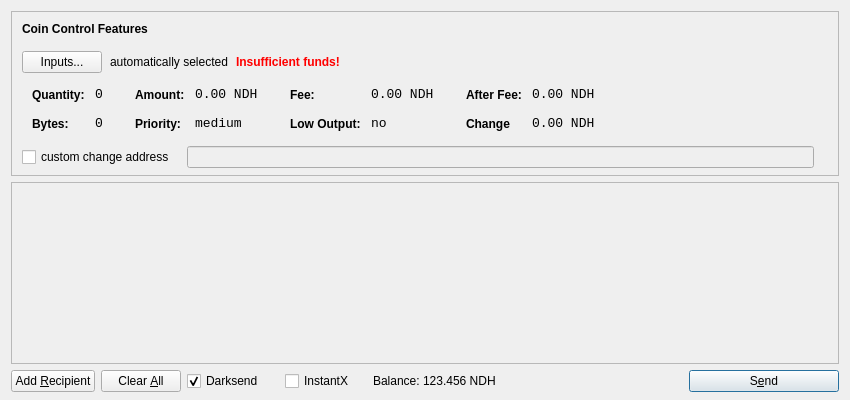
<?xml version="1.0" encoding="UTF-8"?>
<ui version="4.0">
 <class>SendCoinsDialog</class>
 <widget class="QDialog" name="SendCoinsDialog">
  <property name="geometry">
   <rect>
    <x>0</x>
    <y>0</y>
    <width>850</width>
    <height>400</height>
   </rect>
  </property>
  <property name="windowTitle">
   <string>Send Coins</string>
  </property>
  <layout class="QVBoxLayout" name="verticalLayout" stretch="0,1,0">
   <property name="bottomMargin">
    <number>8</number>
   </property>
   <item>
    <widget class="QFrame" name="frameCoinControl">
     <property name="sizePolicy">
      <sizepolicy hsizetype="Expanding" vsizetype="Expanding">
       <horstretch>0</horstretch>
       <verstretch>0</verstretch>
      </sizepolicy>
     </property>
     <property name="maximumSize">
      <size>
       <width>16777215</width>
       <height>16777215</height>
      </size>
     </property>
     <property name="frameShape">
      <enum>QFrame::StyledPanel</enum>
     </property>
     <property name="frameShadow">
      <enum>QFrame::Sunken</enum>
     </property>
     <layout class="QVBoxLayout" name="verticalLayoutCoinControl2">
      <property name="spacing">
       <number>-1</number>
      </property>
      <property name="leftMargin">
       <number>0</number>
      </property>
      <property name="topMargin">
       <number>0</number>
      </property>
      <property name="rightMargin">
       <number>0</number>
      </property>
      <property name="bottomMargin">
       <number>6</number>
      </property>
      <item>
       <layout class="QVBoxLayout" name="verticalLayoutCoinControl" stretch="0,0,0,0,1">
        <property name="spacing">
         <number>0</number>
        </property>
        <property name="leftMargin">
         <number>10</number>
        </property>
        <property name="topMargin">
         <number>10</number>
        </property>
        <item>
         <layout class="QHBoxLayout" name="horizontalLayoutCoinControl1">
          <property name="bottomMargin">
           <number>15</number>
          </property>
          <item>
           <widget class="QLabel" name="labelCoinControlFeatures">
            <property name="sizePolicy">
             <sizepolicy hsizetype="Preferred" vsizetype="Maximum">
              <horstretch>0</horstretch>
              <verstretch>0</verstretch>
             </sizepolicy>
            </property>
            <property name="font">
             <font>
              <weight>75</weight>
              <bold>true</bold>
             </font>
            </property>
            <property name="styleSheet">
             <string notr="true">font-weight:bold;</string>
            </property>
            <property name="text">
             <string>Coin Control Features</string>
            </property>
           </widget>
          </item>
         </layout>
        </item>
        <item>
         <layout class="QHBoxLayout" name="horizontalLayoutCoinControl2" stretch="0,0,0,0">
          <property name="spacing">
           <number>8</number>
          </property>
          <property name="bottomMargin">
           <number>10</number>
          </property>
          <item>
           <widget class="QPushButton" name="pushButtonCoinControl">
            <property name="styleSheet">
             <string notr="true"/>
            </property>
            <property name="text">
             <string>Inputs...</string>
            </property>
           </widget>
          </item>
          <item>
           <widget class="QLabel" name="labelCoinControlAutomaticallySelected">
            <property name="text">
             <string>automatically selected</string>
            </property>
            <property name="margin">
             <number>5</number>
            </property>
           </widget>
          </item>
          <item>
           <widget class="QLabel" name="labelCoinControlInsuffFunds">
            <property name="font">
             <font>
              <weight>75</weight>
              <bold>true</bold>
             </font>
            </property>
            <property name="styleSheet">
             <string notr="true">color:red;font-weight:bold;</string>
            </property>
            <property name="text">
             <string>Insufficient funds!</string>
            </property>
            <property name="margin">
             <number>5</number>
            </property>
           </widget>
          </item>
          <item>
           <spacer name="horizontalSpacerCoinControl">
            <property name="orientation">
             <enum>Qt::Horizontal</enum>
            </property>
            <property name="sizeHint" stdset="0">
             <size>
              <width>40</width>
              <height>1</height>
             </size>
            </property>
           </spacer>
          </item>
         </layout>
        </item>
        <item>
         <widget class="QWidget" name="widgetCoinControl" native="true">
          <property name="sizePolicy">
           <sizepolicy hsizetype="Preferred" vsizetype="Preferred">
            <horstretch>0</horstretch>
            <verstretch>0</verstretch>
           </sizepolicy>
          </property>
          <property name="minimumSize">
           <size>
            <width>0</width>
            <height>0</height>
           </size>
          </property>
          <property name="styleSheet">
           <string notr="true"/>
          </property>
          <layout class="QHBoxLayout" name="horizontalLayoutCoinControl5">
           <property name="margin">
            <number>0</number>
           </property>
           <item>
            <layout class="QHBoxLayout" name="horizontalLayoutCoinControl3" stretch="0,0,0,1">
             <property name="spacing">
              <number>20</number>
             </property>
             <property name="topMargin">
              <number>0</number>
             </property>
             <property name="bottomMargin">
              <number>10</number>
             </property>
             <item>
              <layout class="QFormLayout" name="formLayoutCoinControl1">
               <property name="horizontalSpacing">
                <number>10</number>
               </property>
               <property name="verticalSpacing">
                <number>14</number>
               </property>
               <property name="leftMargin">
                <number>10</number>
               </property>
               <property name="topMargin">
                <number>4</number>
               </property>
               <property name="rightMargin">
                <number>6</number>
               </property>
               <item row="0" column="0">
                <widget class="QLabel" name="labelCoinControlQuantityText">
                 <property name="styleSheet">
                  <string notr="true">font-weight:bold;</string>
                 </property>
                 <property name="text">
                  <string>Quantity:</string>
                 </property>
                 <property name="margin">
                  <number>0</number>
                 </property>
                </widget>
               </item>
               <item row="0" column="1">
                <widget class="QLabel" name="labelCoinControlQuantity">
                 <property name="font">
                  <font>
                   <family>Monospace</family>
                   <pointsize>10</pointsize>
                  </font>
                 </property>
                 <property name="cursor">
                  <cursorShape>IBeamCursor</cursorShape>
                 </property>
                 <property name="contextMenuPolicy">
                  <enum>Qt::ActionsContextMenu</enum>
                 </property>
                 <property name="text">
                  <string>0</string>
                 </property>
                 <property name="margin">
                  <number>0</number>
                 </property>
                 <property name="textInteractionFlags">
                  <set>Qt::LinksAccessibleByMouse|Qt::TextSelectableByKeyboard|Qt::TextSelectableByMouse</set>
                 </property>
                </widget>
               </item>
               <item row="1" column="0">
                <widget class="QLabel" name="labelCoinControlBytesText">
                 <property name="styleSheet">
                  <string notr="true">font-weight:bold;</string>
                 </property>
                 <property name="text">
                  <string>Bytes:</string>
                 </property>
                </widget>
               </item>
               <item row="1" column="1">
                <widget class="QLabel" name="labelCoinControlBytes">
                 <property name="font">
                  <font>
                   <family>Monospace</family>
                   <pointsize>10</pointsize>
                  </font>
                 </property>
                 <property name="cursor">
                  <cursorShape>IBeamCursor</cursorShape>
                 </property>
                 <property name="contextMenuPolicy">
                  <enum>Qt::ActionsContextMenu</enum>
                 </property>
                 <property name="text">
                  <string>0</string>
                 </property>
                 <property name="textInteractionFlags">
                  <set>Qt::LinksAccessibleByMouse|Qt::TextSelectableByKeyboard|Qt::TextSelectableByMouse</set>
                 </property>
                </widget>
               </item>
              </layout>
             </item>
             <item>
              <layout class="QFormLayout" name="formLayoutCoinControl2">
               <property name="horizontalSpacing">
                <number>10</number>
               </property>
               <property name="verticalSpacing">
                <number>14</number>
               </property>
               <property name="leftMargin">
                <number>6</number>
               </property>
               <property name="topMargin">
                <number>4</number>
               </property>
               <property name="rightMargin">
                <number>6</number>
               </property>
               <item row="0" column="0">
                <widget class="QLabel" name="labelCoinControlAmountText">
                 <property name="styleSheet">
                  <string notr="true">font-weight:bold;</string>
                 </property>
                 <property name="text">
                  <string>Amount:</string>
                 </property>
                 <property name="margin">
                  <number>0</number>
                 </property>
                </widget>
               </item>
               <item row="0" column="1">
                <widget class="QLabel" name="labelCoinControlAmount">
                 <property name="font">
                  <font>
                   <family>Monospace</family>
                   <pointsize>10</pointsize>
                  </font>
                 </property>
                 <property name="cursor">
                  <cursorShape>IBeamCursor</cursorShape>
                 </property>
                 <property name="contextMenuPolicy">
                  <enum>Qt::ActionsContextMenu</enum>
                 </property>
                 <property name="text">
                  <string>0.00 NDH</string>
                 </property>
                 <property name="textInteractionFlags">
                  <set>Qt::LinksAccessibleByMouse|Qt::TextSelectableByKeyboard|Qt::TextSelectableByMouse</set>
                 </property>
                </widget>
               </item>
               <item row="1" column="0">
                <widget class="QLabel" name="labelCoinControlPriorityText">
                 <property name="styleSheet">
                  <string notr="true">font-weight:bold;</string>
                 </property>
                 <property name="text">
                  <string>Priority:</string>
                 </property>
                </widget>
               </item>
               <item row="1" column="1">
                <widget class="QLabel" name="labelCoinControlPriority">
                 <property name="font">
                  <font>
                   <family>Monospace</family>
                   <pointsize>10</pointsize>
                  </font>
                 </property>
                 <property name="cursor">
                  <cursorShape>IBeamCursor</cursorShape>
                 </property>
                 <property name="contextMenuPolicy">
                  <enum>Qt::ActionsContextMenu</enum>
                 </property>
                 <property name="text">
                  <string>medium</string>
                 </property>
                 <property name="textInteractionFlags">
                  <set>Qt::LinksAccessibleByMouse|Qt::TextSelectableByKeyboard|Qt::TextSelectableByMouse</set>
                 </property>
                </widget>
               </item>
              </layout>
             </item>
             <item>
              <layout class="QFormLayout" name="formLayoutCoinControl3">
               <property name="horizontalSpacing">
                <number>10</number>
               </property>
               <property name="verticalSpacing">
                <number>14</number>
               </property>
               <property name="leftMargin">
                <number>6</number>
               </property>
               <property name="topMargin">
                <number>4</number>
               </property>
               <property name="rightMargin">
                <number>6</number>
               </property>
               <item row="0" column="0">
                <widget class="QLabel" name="labelCoinControlFeeText">
                 <property name="styleSheet">
                  <string notr="true">font-weight:bold;</string>
                 </property>
                 <property name="text">
                  <string>Fee:</string>
                 </property>
                 <property name="margin">
                  <number>0</number>
                 </property>
                </widget>
               </item>
               <item row="0" column="1">
                <widget class="QLabel" name="labelCoinControlFee">
                 <property name="font">
                  <font>
                   <family>Monospace</family>
                   <pointsize>10</pointsize>
                  </font>
                 </property>
                 <property name="cursor">
                  <cursorShape>IBeamCursor</cursorShape>
                 </property>
                 <property name="contextMenuPolicy">
                  <enum>Qt::ActionsContextMenu</enum>
                 </property>
                 <property name="text">
                  <string>0.00 NDH</string>
                 </property>
                 <property name="textInteractionFlags">
                  <set>Qt::LinksAccessibleByMouse|Qt::TextSelectableByKeyboard|Qt::TextSelectableByMouse</set>
                 </property>
                </widget>
               </item>
               <item row="1" column="0">
                <widget class="QLabel" name="labelCoinControlLowOutputText">
                 <property name="styleSheet">
                  <string notr="true">font-weight:bold;</string>
                 </property>
                 <property name="text">
                  <string>Low Output:</string>
                 </property>
                </widget>
               </item>
               <item row="1" column="1">
                <widget class="QLabel" name="labelCoinControlLowOutput">
                 <property name="font">
                  <font>
                   <family>Monospace</family>
                   <pointsize>10</pointsize>
                  </font>
                 </property>
                 <property name="cursor">
                  <cursorShape>IBeamCursor</cursorShape>
                 </property>
                 <property name="contextMenuPolicy">
                  <enum>Qt::ActionsContextMenu</enum>
                 </property>
                 <property name="text">
                  <string>no</string>
                 </property>
                 <property name="textInteractionFlags">
                  <set>Qt::LinksAccessibleByMouse|Qt::TextSelectableByKeyboard|Qt::TextSelectableByMouse</set>
                 </property>
                </widget>
               </item>
              </layout>
             </item>
             <item>
              <layout class="QFormLayout" name="formLayoutCoinControl4">
               <property name="horizontalSpacing">
                <number>10</number>
               </property>
               <property name="verticalSpacing">
                <number>14</number>
               </property>
               <property name="leftMargin">
                <number>6</number>
               </property>
               <property name="topMargin">
                <number>4</number>
               </property>
               <property name="rightMargin">
                <number>6</number>
               </property>
               <item row="0" column="0">
                <widget class="QLabel" name="labelCoinControlAfterFeeText">
                 <property name="styleSheet">
                  <string notr="true">font-weight:bold;</string>
                 </property>
                 <property name="text">
                  <string>After Fee:</string>
                 </property>
                 <property name="margin">
                  <number>0</number>
                 </property>
                </widget>
               </item>
               <item row="0" column="1">
                <widget class="QLabel" name="labelCoinControlAfterFee">
                 <property name="font">
                  <font>
                   <family>Monospace</family>
                   <pointsize>10</pointsize>
                  </font>
                 </property>
                 <property name="cursor">
                  <cursorShape>IBeamCursor</cursorShape>
                 </property>
                 <property name="contextMenuPolicy">
                  <enum>Qt::ActionsContextMenu</enum>
                 </property>
                 <property name="text">
                  <string>0.00 NDH</string>
                 </property>
                 <property name="textInteractionFlags">
                  <set>Qt::LinksAccessibleByMouse|Qt::TextSelectableByKeyboard|Qt::TextSelectableByMouse</set>
                 </property>
                </widget>
               </item>
               <item row="1" column="0">
                <widget class="QLabel" name="labelCoinControlChangeText">
                 <property name="styleSheet">
                  <string notr="true">font-weight:bold;</string>
                 </property>
                 <property name="text">
                  <string>Change</string>
                 </property>
                </widget>
               </item>
               <item row="1" column="1">
                <widget class="QLabel" name="labelCoinControlChange">
                 <property name="font">
                  <font>
                   <family>Monospace</family>
                   <pointsize>10</pointsize>
                  </font>
                 </property>
                 <property name="cursor">
                  <cursorShape>IBeamCursor</cursorShape>
                 </property>
                 <property name="contextMenuPolicy">
                  <enum>Qt::ActionsContextMenu</enum>
                 </property>
                 <property name="text">
                  <string>0.00 NDH</string>
                 </property>
                 <property name="textInteractionFlags">
                  <set>Qt::LinksAccessibleByMouse|Qt::TextSelectableByKeyboard|Qt::TextSelectableByMouse</set>
                 </property>
                </widget>
               </item>
              </layout>
             </item>
            </layout>
           </item>
          </layout>
         </widget>
        </item>
        <item>
         <layout class="QHBoxLayout" name="horizontalLayoutCoinControl4" stretch="0,0,0">
          <property name="spacing">
           <number>12</number>
          </property>
          <property name="sizeConstraint">
           <enum>QLayout::SetDefaultConstraint</enum>
          </property>
          <property name="topMargin">
           <number>5</number>
          </property>
          <property name="rightMargin">
           <number>5</number>
          </property>
          <item>
           <widget class="QCheckBox" name="checkBoxCoinControlChange">
            <property name="text">
             <string>custom change address</string>
            </property>
           </widget>
          </item>
          <item>
           <widget class="QLineEdit" name="lineEditCoinControlChange">
            <property name="enabled">
             <bool>false</bool>
            </property>
            <property name="sizePolicy">
             <sizepolicy hsizetype="Expanding" vsizetype="Fixed">
              <horstretch>0</horstretch>
              <verstretch>0</verstretch>
             </sizepolicy>
            </property>
           </widget>
          </item>
          <item>
           <widget class="QLabel" name="labelCoinControlChangeLabel">
            <property name="sizePolicy">
             <sizepolicy hsizetype="Preferred" vsizetype="Expanding">
              <horstretch>0</horstretch>
              <verstretch>0</verstretch>
             </sizepolicy>
            </property>
            <property name="minimumSize">
             <size>
              <width>0</width>
              <height>0</height>
             </size>
            </property>
            <property name="text">
             <string/>
            </property>
            <property name="margin">
             <number>3</number>
            </property>
           </widget>
          </item>
         </layout>
        </item>
        <item>
         <spacer name="verticalSpacerCoinControl">
          <property name="orientation">
           <enum>Qt::Vertical</enum>
          </property>
          <property name="sizeHint" stdset="0">
           <size>
            <width>800</width>
            <height>1</height>
           </size>
          </property>
         </spacer>
        </item>
       </layout>
      </item>
     </layout>
    </widget>
   </item>
   <item>
    <widget class="QScrollArea" name="scrollArea">
     <property name="widgetResizable">
      <bool>true</bool>
     </property>
     <widget class="QWidget" name="scrollAreaWidgetContents">
      <property name="geometry">
       <rect>
        <x>0</x>
        <y>0</y>
        <width>830</width>
        <height>165</height>
       </rect>
      </property>
      <layout class="QVBoxLayout" name="verticalLayout_2">
       <property name="margin">
        <number>0</number>
       </property>
       <item>
        <layout class="QVBoxLayout" name="entries">
         <property name="spacing">
          <number>6</number>
         </property>
        </layout>
       </item>
       <item>
        <spacer name="verticalSpacer">
         <property name="orientation">
          <enum>Qt::Vertical</enum>
         </property>
         <property name="sizeHint" stdset="0">
          <size>
           <width>20</width>
           <height>40</height>
          </size>
         </property>
        </spacer>
       </item>
      </layout>
     </widget>
    </widget>
   </item>
   <item>
    <layout class="QHBoxLayout" name="horizontalLayout">
     <item>
      <widget class="QPushButton" name="addButton">
       <property name="toolTip">
        <string>Send to multiple recipients at once</string>
       </property>
       <property name="text">
        <string>Add &amp;Recipient</string>
       </property>
       <property name="autoDefault">
        <bool>false</bool>
       </property>
      </widget>
     </item>
     <item>
      <widget class="QPushButton" name="clearButton">
       <property name="sizePolicy">
        <sizepolicy hsizetype="Minimum" vsizetype="Fixed">
         <horstretch>0</horstretch>
         <verstretch>0</verstretch>
        </sizepolicy>
       </property>
       <property name="toolTip">
        <string>Remove all transaction fields</string>
       </property>
       <property name="text">
        <string>Clear &amp;All</string>
       </property>
       <property name="autoRepeatDelay">
        <number>300</number>
       </property>
       <property name="autoDefault">
        <bool>false</bool>
       </property>
      </widget>
     </item>
     <item>
      <layout class="QHBoxLayout" name="horizontalLayout_2">
       <property name="spacing">
        <number>3</number>
       </property>
        <item>
        <widget class="QCheckBox" name="checkUseDarksend">
         <property name="minimumSize">
          <size>
           <width>95</width>
           <height>0</height>
          </size>
         </property>
         <property name="text">
          <string>Darksend</string>
         </property>
         <property name="checked">
          <bool>true</bool>
         </property>
        </widget>
       </item>
       <item>
        <widget class="QCheckBox" name="checkInstantX">
         <property name="enabled">
          <bool>true</bool>
         </property>
         <property name="minimumSize">
          <size>
           <width>85</width>
           <height>0</height>
          </size>
         </property>
         <property name="text">
          <string>InstantX</string>
         </property>
        </widget>
       </item>
       <item>
        <widget class="QLabel" name="label">
         <property name="sizePolicy">
          <sizepolicy hsizetype="Preferred" vsizetype="Fixed">
           <horstretch>0</horstretch>
           <verstretch>0</verstretch>
          </sizepolicy>
         </property>
         <property name="text">
          <string>Balance:</string>
         </property>
        </widget>
       </item>
       <item>
        <widget class="QLabel" name="labelBalance">
         <property name="sizePolicy">
          <sizepolicy hsizetype="Preferred" vsizetype="Fixed">
           <horstretch>0</horstretch>
           <verstretch>0</verstretch>
          </sizepolicy>
         </property>
         <property name="cursor">
          <cursorShape>IBeamCursor</cursorShape>
         </property>
         <property name="text">
          <string>123.456 NDH</string>
         </property>
         <property name="textInteractionFlags">
          <set>Qt::LinksAccessibleByMouse|Qt::TextSelectableByKeyboard|Qt::TextSelectableByMouse</set>
         </property>
        </widget>
       </item>
      </layout>
     </item>
     <item>
      <spacer name="horizontalSpacer">
       <property name="orientation">
        <enum>Qt::Horizontal</enum>
       </property>
       <property name="sizeHint" stdset="0">
        <size>
         <width>40</width>
         <height>20</height>
        </size>
       </property>
      </spacer>
     </item>
     <item>
      <widget class="QPushButton" name="sendButton">
       <property name="minimumSize">
        <size>
         <width>150</width>
         <height>0</height>
        </size>
       </property>
       <property name="toolTip">
        <string>Confirm the send action</string>
       </property>
       <property name="text">
        <string>S&amp;end</string>
       </property>
       <property name="icon">
        <iconset resource="../bitcoin.qrc">
         <normaloff>:/icons/send</normaloff>:/icons/send</iconset>
       </property>
       <property name="default">
        <bool>true</bool>
       </property>
      </widget>
     </item>
    </layout>
   </item>
  </layout>
 </widget>
 <resources>
  <include location="../bitcoin.qrc"/>
 </resources>
 <connections/>
</ui>
